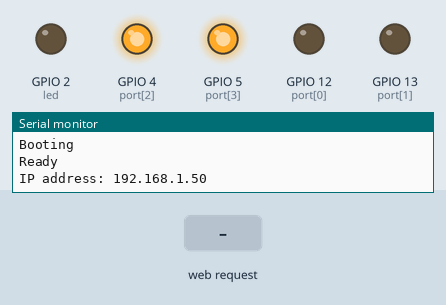
This sketch was run on a simulated ESP8266 (NodeMCU). Shown: output pins drawn as LEDs (lit = HIGH), the last lines printed to the serial monitor. Inputs (shaded band) come from the test bench. WiFi joins after 1.5 s; servers stay silent unless stated; network time is answered at once with the bench clock; the local clock reads 2024-03-15 10:24:30 at power-on unless the sketch sets it.

Above: at 1.6 s.
At 3.1 s:
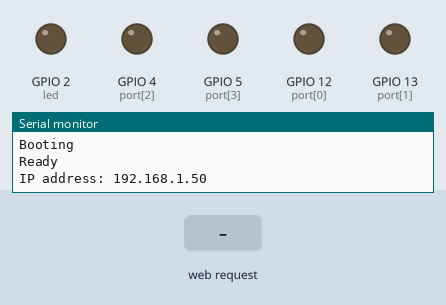
3.2 s: HTTP request GET /set_time received
At 3.71 s:
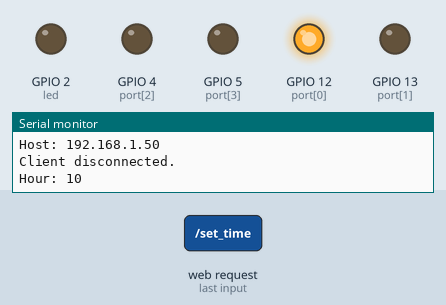
Timing chart, 0 to 12.2 s (numbered marks = the images above; inputs shaded):
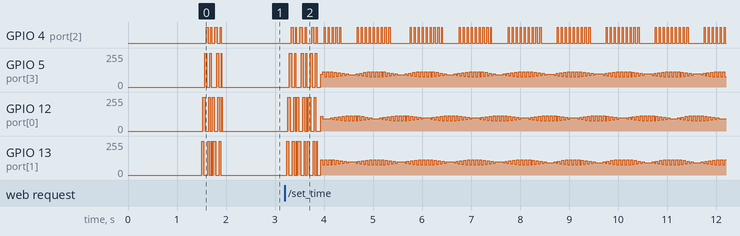

The sketch:

ESP8266_clock_code_UI_NTP_v1.2.ino
```cpp
////////////////////////////////////////////////////////////////////////
//THANK YOU FOR ALL THE BASE CODE CONTRIBUTORS
// Now you can connect using following domain -> http://wifi-clock.local/
////////////////////////////////////////////////////////////////////////

#include <ESP8266WiFi.h>
#include <WiFiManager.h>         // https://github.com/tzapu/WiFiManager
#include <ESP8266mDNS.h>        // Include the mDNS library
#include <NTPClient.h>
#include <ESP8266mDNS.h>
#include <WiFiUdp.h>
#include <ArduinoOTA.h>

bool set_time_flag = false;

// Define NTP Client to get time
WiFiUDP ntpUDP;
NTPClient timeClient(ntpUDP, "pool.ntp.org");

// Set web server port number to 80
WiFiServer server(80);

// Variable to store the HTTP request
String header;

// Auxiliar variables to store the current output state
String init_clock_done = "no";
String output4State = "off";

// Current time
unsigned long currentTime = millis();
// Previous time
unsigned long previousTime = 0;
// Define timeout time in milliseconds (example: 2000ms = 2s)
const long timeoutTime = 2000;


//variabls for blinking an LED with Millis
const int led = 2; // ESP8266 Pin to which onboard LED is connected
unsigned long previousMillis = 0;  // will store last time LED was updated
const long interval = 5000;  // interval at which to blink (milliseconds)
int ledState = LOW;  // ledState used to set the LED

///////////////////////////////////////////////////////////////////////
/////////////// - --- clock code ---------------///////////////////////
///////////////////////////////////////////////////////////////////////

// Please tune the following value if the clock gains or loses.
// Theoretically, standard of this value is 60000.
#define MILLIS_PER_MIN 60000 // milliseconds per a minute

// Motor and clock parameters
// 4096 * 90 / 12 = 30720
#define STEPS_PER_ROTATION 30720 // steps for a full turn of minute rotor

// wait for a single step of stepper
int delaytime = 2;

// ports used to control the stepper motor
// if your motor rotate to the opposite direction,
//int port[4] = {2, 3, 4, 5}; arduino code
int port[4] = {12, 13, 4, 5};

///////////////////////////////////////////////////////////////////////
/////////////// - --- clock code ---------------///////////////////////
///////////////////////////////////////////////////////////////////////

// sequence of stepper motor control
int seq[8][4] = {
  {  LOW, HIGH, HIGH,  LOW},
  {  LOW,  LOW, HIGH,  LOW},
  {  LOW,  LOW, HIGH, HIGH},
  {  LOW,  LOW,  LOW, HIGH},
  { HIGH,  LOW,  LOW, HIGH},
  { HIGH,  LOW,  LOW,  LOW},
  { HIGH, HIGH,  LOW,  LOW},
  {  LOW, HIGH,  LOW,  LOW}
};

void rotate(int step) {
  static int phase = 0;
  int i, j;
  int delta = (step > 0) ? 1 : 7;
  int dt = 20;

  step = (step > 0) ? step : -step;
  for(j = 0; j < step; j++) {
    phase = (phase + delta) % 8;
    for(i = 0; i < 4; i++) {
      digitalWrite(port[i], seq[phase][i]);
    }
    delay(dt);
    if(dt > delaytime) dt--;
  }
  // power cut
  for(i = 0; i < 4; i++) {
    digitalWrite(port[i], LOW);
  }
}

void setup() {
  pinMode(led, OUTPUT);

  pinMode(port[0], OUTPUT);
  pinMode(port[1], OUTPUT);
  pinMode(port[2], OUTPUT);
  pinMode(port[3], OUTPUT);

  Serial.begin(115200);
  Serial.println("Booting");
  Serial.begin(115200);
  Serial.println("Booting");
  WiFiManager wifiManager;
  wifiManager.autoConnect("AutoConnectAP");


  ArduinoOTA.onStart([]() {
    String type;
    if (ArduinoOTA.getCommand() == U_FLASH)
      type = "sketch";
    else // U_SPIFFS
      type = "filesystem";

    // NOTE: if updating SPIFFS this would be the place to unmount SPIFFS using SPIFFS.end()
    Serial.println("Start updating " + type);
  });
  ArduinoOTA.onEnd([]() {
    Serial.println("\nEnd");
  });
  ArduinoOTA.onProgress([](unsigned int progress, unsigned int total) {
    Serial.printf("Progress: %u%%\r", (progress / (total / 100)));
  });
  ArduinoOTA.onError([](ota_error_t error) {
    Serial.printf("Error[%u]: ", error);
    if (error == OTA_AUTH_ERROR) Serial.println("Auth Failed");
    else if (error == OTA_BEGIN_ERROR) Serial.println("Begin Failed");
    else if (error == OTA_CONNECT_ERROR) Serial.println("Connect Failed");
    else if (error == OTA_RECEIVE_ERROR) Serial.println("Receive Failed");
    else if (error == OTA_END_ERROR) Serial.println("End Failed");
  });
  ArduinoOTA.begin();
  Serial.println("Ready");
  Serial.print("IP address: ");
  Serial.println(WiFi.localIP());


  //http://wifi-clock.local/

  if (!MDNS.begin("wifi-clock")) {             // Start the mDNS responder for esp8266.local
    Serial.println("Error setting up MDNS responder!");
  }


  // Initialize a NTPClient to get time
  timeClient.begin();
  // Set offset time in seconds to adjust for your timezone, for example:
  // GMT +1 = 3600
  // GMT +8 = 28800
  // GMT -1 = -3600
  // GMT 0 = 0
  timeClient.setTimeOffset(19800);
  server.begin();

/////////////// clock code //////////////////////
  rotate(-20); // for approach run
  rotate(20); // approach run without heavy load
  //rotate(STEPS_PER_ROTATION / 60);
/////////////// clock code //////////////////////
}

void increment_time(int val){
  long pos;
  pos = (STEPS_PER_ROTATION * val) / 60;
  rotate(-20); // for approach run
  rotate(20); // approach run without heavy load
  rotate(pos);
}

void decrement_time(int val){
  long pos;
  pos = (STEPS_PER_ROTATION * val) / 60;
  rotate(-20); // for approach run
  rotate(20); // approach run without heavy load
  rotate(-pos);
}

void update_ntp_time(){
  long calc_minutes = 0;
  timeClient.update();
  int currentHour = timeClient.getHours();
  Serial.print("Hour: ");
  Serial.println(currentHour);
  int currentMinute = timeClient.getMinutes();
  //Serial.print("Minutes: ");
  //Serial.println(currentMinute);
  if(currentHour >= 12){
    currentHour = currentHour - 12;
  }
  if(currentHour <= 6){
    calc_minutes = (currentHour*60) + currentMinute;
    //calc_minutes = calc_minutes + (calc_minutes/60);
    increment_time(calc_minutes);
  }
  if(currentHour > 6){
    currentHour = currentHour - 6;
    calc_minutes = (currentHour*60) + currentMinute;
    calc_minutes = 360 - calc_minutes;
    //calc_minutes = calc_minutes - (calc_minutes/60);
    decrement_time(calc_minutes);
  }
}

void loop() {
  ArduinoOTA.handle();
  WiFiClient client = server.available();   // Listen for incoming clients

  if((set_time_flag) && (init_clock_done == "no")){
    update_ntp_time();
    init_clock_done = "yes";
    set_time_flag = false;
  }

  if (client) {                             // If a new client connects,
    Serial.println("New Client.");          // print a message out in the serial port
    String currentLine = "";                // make a String to hold incoming data from the client
    currentTime = millis();
    previousTime = currentTime;
    while (client.connected() && currentTime - previousTime <= timeoutTime) { // loop while the client's connected
      currentTime = millis();
      if (client.available()) {             // if there's bytes to read from the client,
        char c = client.read();             // read a byte, then
        Serial.write(c);                    // print it out the serial monitor
        header += c;
        if (c == '\n') {                    // if the byte is a newline character
          // if the current line is blank, you got two newline characters in a row.
          // that's the end of the client HTTP request, so send a response:
          if (currentLine.length() == 0) {
            // HTTP headers always start with a response code (e.g. HTTP/1.1 200 OK)
            // and a content-type so the client knows what's coming, then a blank line:
            client.println("HTTP/1.1 200 OK");
            client.println("Content-type:text/html");
            client.println("Connection: close");
            client.println();

            // turns the GPIOs on and off
            if (header.indexOf("GET /set_time") >= 0) {
                  if(init_clock_done=="no"){
                      set_time_flag = true;
                  }
            } else if (header.indexOf("GET /adjust_1_min") >= 0) {
                  increment_time(1);
            } else if (header.indexOf("GET /adjust_minus_1_min") >= 0) {
                  increment_time(-1);
            }

            // Display the HTML web page
            client.println("<!DOCTYPE html><html>");
            client.println("<head><meta name=\"viewport\" content=\"width=device-width, initial-scale=1\">");
            client.println("<link rel=\"icon\" href=\"data:,\">");
            // CSS to style the on/off buttons
            // Feel free to change the background-color and font-size attributes to fit your preferences
            client.println("<style>html { font-family: Helvetica; display: inline-block; margin: 0px auto; text-align: center;}");
            client.println(".button {background-color: #195B6A; border: none; color: white; padding: 16px 40px; width: 350px; border-radius: 8px;");
            client.println("text-decoration: none; font-size: 30px; margin: 2px; cursor: pointer;}");
            client.println(".button2 {background-color: #195B6A; width: 350px; border-radius: 8px;}");
            client.println(".button3 {background-color: #195B6A; width: 350px; border-radius: 8px;}");
            client.println("</style></head>");

            // Web Page Heading
            client.println("<body><h1>keep clock at 12'O clock position and press SET TIME button to Auto calibrate</h1>");
            if(init_clock_done == "yes"){
               client.println("<p>Clock INIT - completed</p>");
            }
            client.println("<p><a href=\"/set_time\"><button class=\"button\">SET TIME</button></a></p>");
            client.println("<p><a href=\"/adjust_1_min\"><button class=\"button button2\">Increment 1 min</button></a></p>");
            client.println("<p><a href=\"/adjust_minus_1_min\"><button class=\"button button3\">Decrement 1 min</button></a></p>");
            // Display current state, and ON/OFF buttons for GPIO 5
            //client.println("<p>GPIO 5 - State " + output5State + "</p>");
            // If the output5State is off, it displays the ON button
            //if (output5State=="off") {
            //  client.println("<p><a href=\"/5/on\"><button class=\"button\">ON</button></a></p>");
            //} else {
            //  client.println("<p><a href=\"/5/off\"><button class=\"button button2\">OFF</button></a></p>");
            //}

            // Display current state, and ON/OFF buttons for GPIO 4
//            client.println("<p>GPIO 4 - State " + output4State + "</p>");
//            // If the output4State is off, it displays the ON button
//            if (output4State=="off") {
//              client.println("<p><a href=\"/4/on\"><button class=\"button\">ON</button></a></p>");
//            } else {
//              client.println("<p><a href=\"/4/off\"><button class=\"button button2\">OFF</button></a></p>");
//            }
            client.println("</body></html>");

            // The HTTP response ends with another blank line
            client.println();
            // Break out of the while loop
            break;
          } else { // if you got a newline, then clear currentLine
            currentLine = "";
          }
        } else if (c != '\r') {  // if you got anything else but a carriage return character,
          currentLine += c;      // add it to the end of the currentLine
        }
      }
    }
    // Clear the header variable
    header = "";
    // Close the connection
    client.stop();
    Serial.println("Client disconnected.");
    Serial.println("");
  }

  //loop to blink without delay
  unsigned long currentMillis = millis();
//  if (currentMillis - previousMillis >= interval) {
//    digitalWrite(led,  ledState);
//  }

  static long prev_min = 0, prev_pos = 0;
  long min;
  static long pos;

  min = millis() / MILLIS_PER_MIN;
  if(prev_min == min) {
    return;
  }
  prev_min = min;
  pos = (STEPS_PER_ROTATION * min) / 60;
  rotate(-20); // for approach run
  rotate(20); // approach run without heavy load
  if(pos - prev_pos > 0) {
    rotate(pos - prev_pos);
  }
  prev_pos = pos;

}
```
